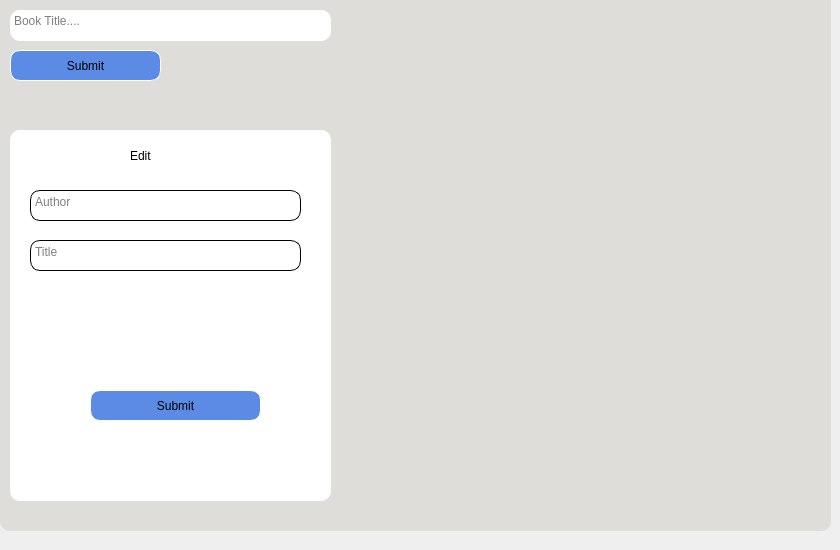
      <widget class="QWidget" name="tab_2">
       <attribute name="title">
        <string>Edit a book</string>
       </attribute>
       <widget class="QFrame" name="frame_5">
        <property name="geometry">
         <rect>
          <x>0</x>
          <y>-10</y>
          <width>831</width>
          <height>541</height>
         </rect>
        </property>
        <property name="styleSheet">
         <string notr="true">background-color:rgb(222, 221, 218);
border-style: solid;
border-width: 0px;
border-radius: 10px;

</string>
        </property>
        <property name="frameShape">
         <enum>QFrame::StyledPanel</enum>
        </property>
        <property name="frameShadow">
         <enum>QFrame::Raised</enum>
        </property>
        <widget class="QTextEdit" name="textEdit_5">
         <property name="geometry">
          <rect>
           <x>10</x>
           <y>20</y>
           <width>321</width>
           <height>31</height>
          </rect>
         </property>
         <property name="styleSheet">
          <string notr="true">background-color: white;
border-style: solid;
border-width: 0px;
border-radius: 10px;

</string>
         </property>
         <property name="placeholderText">
          <string>Book Title....</string>
         </property>
        </widget>
        <widget class="QPushButton" name="logout_button_19">
         <property name="geometry">
          <rect>
           <x>10</x>
           <y>60</y>
           <width>151</width>
           <height>31</height>
          </rect>
         </property>
         <property name="styleSheet">
          <string notr="true">QPushButton {
transition: all .5s ease;
background-color: rgb(237, 51, 59);
color:black;
font: 63 10pt &quot;URW Bookman&quot;;
border-style: solid;
border-width: 0px;
border-radius: 10px;
border:1px solid white;
text-transform: uppercase;
text-align: center;
line-height: 1;
background-color : rgb(91, 139, 229);
padding: 8px;
outline: none;  
    
}
QPushButton:hover {
    color:rgb(24, 33, 62);
    background-color: white;;
}




</string>
         </property>
         <property name="text">
          <string>Submit</string>
         </property>
         <property name="icon">
          <iconset>
           <normaloff>Icons/Mg.png</normaloff>Icons/Mg.png</iconset>
         </property>
         <property name="iconSize">
          <size>
           <width>20</width>
           <height>20</height>
          </size>
         </property>
        </widget>
        <widget class="QFrame" name="frame_10">
         <property name="geometry">
          <rect>
           <x>10</x>
           <y>140</y>
           <width>321</width>
           <height>371</height>
          </rect>
         </property>
         <property name="styleSheet">
          <string notr="true">background-color: white;
border-style: solid;
border-width: 0px;
border-radius: 10px;

</string>
         </property>
         <property name="frameShape">
          <enum>QFrame::StyledPanel</enum>
         </property>
         <property name="frameShadow">
          <enum>QFrame::Raised</enum>
         </property>
         <widget class="QTextEdit" name="textEdit_20">
          <property name="geometry">
           <rect>
            <x>20</x>
            <y>110</y>
            <width>271</width>
            <height>31</height>
           </rect>
          </property>
          <property name="styleSheet">
           <string notr="true">background-color: white;
border-style: solid;
border-width: 1px;
border-radius: 10px;

</string>
          </property>
          <property name="placeholderText">
           <string>Title</string>
          </property>
         </widget>
         <widget class="QTextEdit" name="textEdit_21">
          <property name="geometry">
           <rect>
            <x>20</x>
            <y>60</y>
            <width>271</width>
            <height>31</height>
           </rect>
          </property>
          <property name="styleSheet">
           <string notr="true">background-color: white;
border-style: solid;
border-width: 1px;
border-radius: 10px;

</string>
          </property>
          <property name="placeholderText">
           <string>Author</string>
          </property>
         </widget>
         <widget class="QLabel" name="label_24">
          <property name="geometry">
           <rect>
            <x>120</x>
            <y>0</y>
            <width>51</width>
            <height>51</height>
           </rect>
          </property>
          <property name="styleSheet">
           <string notr="true">font: 75 20pt &quot;Ubuntu Condensed&quot;;
color:black;
</string>
          </property>
          <property name="text">
           <string>Edit</string>
          </property>
         </widget>
         <widget class="QPushButton" name="logout_button_21">
          <property name="geometry">
           <rect>
            <x>80</x>
            <y>260</y>
            <width>171</width>
            <height>31</height>
           </rect>
          </property>
          <property name="styleSheet">
           <string notr="true">QPushButton {
transition: all .5s ease;
background-color: rgb(237, 51, 59);
color:black;
font: 63 10pt &quot;URW Bookman&quot;;
border-style: solid;
border-width: 0px;
border-radius: 10px;
border:1px solid white;
text-transform: uppercase;
text-align: center;
line-height: 1;
background-color : rgb(91, 139, 229);
padding: 8px;
outline: none;  
    
}
QPushButton:hover {
    color:rgb(24, 33, 62);
    background-color: white;;
}




</string>
          </property>
          <property name="text">
           <string>Submit</string>
          </property>
          <property name="iconSize">
           <size>
            <width>20</width>
            <height>20</height>
           </size>
          </property>
         </widget>
        </widget>
       </widget>
      </widget>
